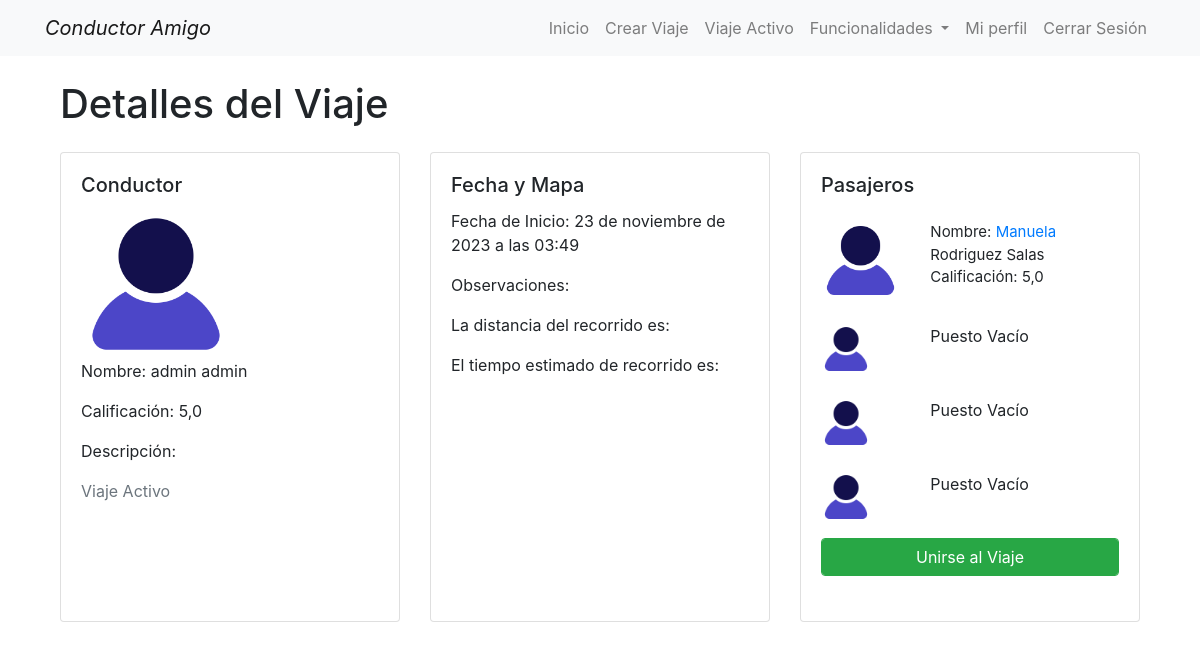
The page /viajes/detalle_viaje/5/ (signed in) on the database its author committed.
### viajes/models.py (models this page shows, shortened)
class Viaje(models.Model):
    CONDICIONES_VIAJE = (
        ('Activo', 'Activo'),
        ('A la espera de arranque', 'A la espera de arranque'),
        ('En curso', 'En curso'),
        ('Finalizado', 'Finalizado'),
        ('Cancelado', 'Cancelado'),
    )
    INCAPACIDAD_CHOICES = [
        ('ninguna', 'Ninguna'),
        ('silla_de_ruedas', 'Silla de ruedas'),
        ('muletas', 'Muletas'),
        ('vision_reducida', 'Visión reducida'),
    ]
    inicio = models.CharField('Lugar de Partida',max_length=200,default=(6.260699999606895, -75.57953881377448))
    destino = models.CharField('Destino', max_length=200)
    conductor = models.ForeignKey(Usuario, related_name='viajes_conducidos', on_delete=models.CASCADE)
    pasajeros = models.ManyToManyField(Usuario, related_name='viajes_realizados', blank=True)
    observaciones = models.TextField('Observaciones', blank=True)
    fecha_inicio = models.DateTimeField('Fecha de Inicio')
    fecha_fin = models.DateTimeField('Fecha de Finalización', null=True, blank=True)
    condicion = models.CharField('Condición del Viaje', max_length=23, choices=CONDICIONES_VIAJE, default='Activo')
    puestos_maximos = models.IntegerField('Puestos Máximos', default=1)
    discapacidades = models.CharField('Discapacidades Aceptadas',choices=INCAPACIDAD_CHOICES,default='ninguna',max_length=30)
    tipo_vehiculo = models.CharField('Tipo de Vehículo', max_length=50, choices=(('Carro', 'Carro'), ('Moto', 'Moto')),default="Carro")
    placa_vehiculo = models.CharField('Placa del Vehículo', max_length=20,default="XXXXXXX")

### usuarios/models.py (models this page shows, shortened)
class Usuario(AbstractBaseUser):
    username = models.CharField('Nombre de usuario',
                                unique=True,
                                max_length=100)
    nombres = models.CharField('Nombres',
                               max_length=200,
                               blank=True)
    apellidos = models.CharField('Apellidos',
                                 max_length=200,
                                 blank=True)
    nacimiento = models.DateField('Fecha de Nacimiento')
    email = models.EmailField('Correo Electrónico',
                              max_length=254,
                              unique=True,
                              null=False)
    direccion = models.CharField('Dirección', max_length=200, blank=True)
    usuario_administrador = models.BooleanField(default=False)
    foto_usuario = models.ImageField('Foto de Usuario',
                                     upload_to='perfil/',
                                     blank=True)
    foto_carnet = models.ImageField('Foto de Carnet',
                                    upload_to='carnet/',
                                    blank=True)
    foto_licencia_conducir = models.ImageField('Foto de Licencia de Conducir',
                                               upload_to='licencia/',
                                               blank=True)
    rol = models.ForeignKey("usuarios.Role",
                            verbose_name=("Rol"),
                            on_delete=models.CASCADE,
                            default=1)
    is_superuser = models.BooleanField(default=False)
    privacidad = models.BooleanField('Acepta políticas de privacidad',
                                     default=False)
    INCAPACIDAD_CHOICES = [
        ('ninguna', 'Ninguna'),
        ('silla_de_ruedas', 'Silla de ruedas'),
        ('muletas', 'Muletas'),
        ('vision_reducida', 'Visión reducida'),
    ]
    incapacidad = models.CharField(
        'Incapacidad',
        max_length=15,
        choices=INCAPACIDAD_CHOICES,
        default='ninguna'  # Valor predeterminado: Ninguna
    )
    bibliografia = models.TextField(
        'Bibliografía',
        blank=True
        )
    calificacion = models.DecimalField(
        'Calificación',
        default=5,
        max_digits=3,
        decimal_places=1,
        validators=[
            MinValueValidator(1),
            MaxValueValidator(5)
            ]
        )
    USERNAME_FIELD = 'username'
    objects = UsuarioManager()
    REQUIRED_FIELDS = ['email', 'nombres', 'apellidos', 'privacidad']
    @property
    def is_staff(self):
        """
        Verifica si el usuario es miembro del personal.

        Returns:
            bool: True si el usuario es miembro del personal, False en caso contrario.
        """
        return self.usuario_administrador
    promedio_manejo = models.FloatField(default=0)
    promedio_higiene = models.FloatField(default=0)
    promedio_charla = models.FloatField(default=0)
    promedio_puntualidad = models.FloatField(default=0)
    promedio_general = models.FloatField(default=0)

### viajes/views.py (the view)
# urls.py: path('detalle_viaje/<str:viaje_id>/', views.detalle_viaje, name='detalle_viaje'),
@login_required
def detalle_viaje(request, viaje_id):
    viaje = get_object_or_404(Viaje, id=viaje_id)
    data_ret = None
    mapa_html = None
    mapa = folium.Map(location=[0, 0], zoom_start=12)
    selected_option = viaje.inicio
    selected_option_2 = viaje.destino
    start_coord = eval(selected_option)
    end_coord = eval(selected_option_2)
    punto_medio = calcular_punto_medio(start_coord[0], start_coord[1], end_coord[0], end_coord[1])
    data_ret = calcular_distancia_tiempo(start_coord, end_coord)
    mapa = folium.Map(location=punto_medio, zoom_start=15)
    folium.Marker([start_coord[0], start_coord[1]], popup='Coordenada 1').add_to(mapa)
    folium.Marker([end_coord[0], end_coord[1]], popup='Coordenada 2').add_to(mapa)
    mapa_html = mapa._repr_html_()
    puestos_vacios = max(0, viaje.puestos_maximos - viaje.pasajeros.count())
    return render(request, 'pasajeros/detalle_viaje.html', {'data_ret': data_ret, 'mapa': mapa_html, 'viaje': viaje,'numeros':range(viaje.puestos_maximos),'puestos_vacios': range(puestos_vacios)})

### utils/calcular_distancia.py (called while the page is built)
def calcular_punto_medio(lat1, lon1, lat2, lon2):
    gdf = gpd.GeoDataFrame(geometry=[Point(lon1, lat1), Point(lon2, lat2)], crs="EPSG:4326")
    punto_medio = gdf.unary_union.centroid
    lat_medio, lon_medio = punto_medio.y, punto_medio.x
    return [lat_medio, lon_medio]

### utils/obtener_coordenadas.py (called while the page is built)
def calcular_distancia_tiempo(coord_user, coord_temp):
    gmaps = googlemaps.Client(key=settings.GOOGLE_MAPS_API_KEY)
    coord_user_str = f"{coord_user[0]},{coord_user[1]}"
    coord_temp_str = f"{coord_temp[0]},{coord_temp[1]}"
    result = gmaps.distance_matrix(coord_user_str, coord_temp_str, mode='driving')
    distancia = result['rows'][0]['elements'][0]['distance']['text']
    tiempo_viaje = result['rows'][0]['elements'][0]['duration']['text']
    return {'distancia': distancia, 'tiempo_viaje': tiempo_viaje}

### viajes/templates/pasajeros/detalle_viaje.html (shortened to what this page needs)
{% extends 'layouts/layout.html' %}
{% load static %}
{% block content %}
<div class="container mt-4">
    <h1 class="mb-4">Detalles del Viaje</h1>
    <form method="post" enctype="multipart/form-data">
        <div class="row">
            <div class="col-lg-4">
                <div class="card mb-4" id="tarjeta" style="min-height: 470px;">
                    <div class="card-body">
                        <h5 class="card-title">Conductor</h5>
                        <a href="{% url 'profile' viaje.conductor.username %}">
                            {% if viaje.conductor.foto_usuario %}
                                <img src="{{ viaje.conductor.foto_usuario.url }}" alt="{{ viaje.conductor.username }}" class="img-fluid mb-3" style="max-height: 150px;">
                            {% else %}
                                <img src="{% static 'images/no_foto.jpg' %}" alt="No hay foto de perfil" style="max-height: 150px;">
                            {% endif %}
                        </a>
                        <p class="card-text">Nombre:
                            {% if viaje.conductor == user %}
                                {{ viaje.conductor.nombres }} {{ viaje.conductor.apellidos }} (Tú)
                            {% else %}
                                {{ viaje.conductor.nombres }} {{ viaje.conductor.apellidos }}
                            {% endif %}
                        </p>
                        <p class="card-text">Calificación: {{ viaje.conductor.calificacion }}</p>
                        <p class="card-text">Descripción: {{ viaje.conductor.bibliografia }}</p>
                        {% if viaje.conductor == user %}
                            {% if viaje.condicion == 'Activo' or viaje.condicion == 'A la espera de arranque' %}
                            <a href="{% url 'accion_viaje' accion='iniciar' viaje_id=viaje.id%}" class="btn btn-danger form-control">Iniciar Viaje</a>
                            <a href="{% url 'accion_viaje' accion='cancelar' viaje_id=viaje.id%}" class="btn btn-danger form-control" style="margin-top: 10px;">Cancelar Viaje</a>
                            {% elif viaje.condicion == 'En curso' %}
                                <a href ="{% url 'accion_viaje' accion='finalizar' viaje_id=viaje.id%}"class="btn btn-danger form-control">Finalizar Viaje</a>
                            {% elif viaje.condicion == 'Finalizado' %}
                                <p class="text-muted">Viaje Finalizado</p>
                            {% endif %}
                        {% else %}
                            <p class="text-muted">Viaje {{viaje.condicion}}</p>
                        {% endif %}
                    </div>
                </div>
            </div>
            <div class="col-lg-4" >
                <div class="card mb-4" id="tarjeta" style="min-height: 470px;">
                    <div class="card-body">
                        <h5 class="card-title">Fecha y Mapa</h5>
                        <p class="card-text">Fecha de Inicio: {{ viaje.fecha_inicio }}</p>
                        <p class="card-text">Observaciones: {{ viaje.observaciones }}</p>
                        <p class="mt-3">La distancia del recorrido es: {{ data_ret.distancia }}</p>
                        <p class="mt-3">El tiempo estimado de  recorrido es: {{ data_ret.tiempo_viaje }}</p>
                    </div>
                </div>
            </div>
            <div class="col-lg-4">
                <div class="card mb-4" id="tarjeta" style="min-height: 470px;">
                    <div class="card-body">
                        <h5 class="card-title">Pasajeros</h5>
                        {% if viaje.pasajeros.all %}
                            {% for pasajero in viaje.pasajeros.all %}
                                <div class="mb-3 mt-4">
                                    <div class="row">
                                        <div class="col-4">
                                            {% if pasajero.foto_usuario %}
                                            <img src="{{ pasajero.foto_usuario.url }}" alt="{{ pasajero.username }}" class="img-fluid" style="max-height: 80px;">
                                            {% else %}
                                            <img src="{% static 'images/no_foto.jpg' %}" alt="No hay foto de perfil" class="img-fluid" style="max-height: 80px;">
                                            {% endif %}
                                        </div>
                                        <div class="col-8">
                                            <p class="card-text" style="font-size: 15px;">
                                                Nombre: <a href="{% url 'profile' pasajero.username %}" style="text-decoration: none;">{{ pasajero.nombres }}</a> {{ pasajero.apellidos }}{% if pasajero == request.user %} (Tú) {% endif %}
                                                Calificación: {{ pasajero.calificacion }}
                                            </p>
                                        </div>
                                    </div>
                                {% endfor %}
                            {% endif %}
                        {% for _ in puestos_vacios %}
                            <div class="mb-3 mt-4">
                                <div class="row">
                                    <div class="col-4">
                                        <img src="{% static 'images/no_foto.jpg' %}" alt="No hay foto de perfil" class="img-fluid" style="max-height: 50px;">
                                    </div>
                                    <div class="col-8">
                                        <p class="card-text">Puesto Vacío</p>
                                    </div>
                                </div>
                            </div>
                        {% endfor %}
                        {% if viaje.conductor != user %}
                            {% if user in viaje.pasajeros.all %}
                                <button class="btn btn-success form-control">Enviar mensaje al conductor</button>
                            {% else %}
                                <a href="{% url 'accion_viaje' accion='unirse' viaje_id=viaje.id%}" class="btn btn-success form-control">Unirse al Viaje</a>
                            {% endif %}
                        {% endif %}
                    </div>
                </div>
            </div>
        </div>
    </form>
</div>
{% endblock %}

### rows shown on the page
Viaje: conductor.nombres "admin", conductor.apellidos "admin", conductor.calificacion "5,0", condicion "Activo", fecha_inicio "23 de noviembre de 2023 a las 03:49"
Usuario: nombres "Manuela", apellidos "Rodriguez Salas", calificacion "5,0"
